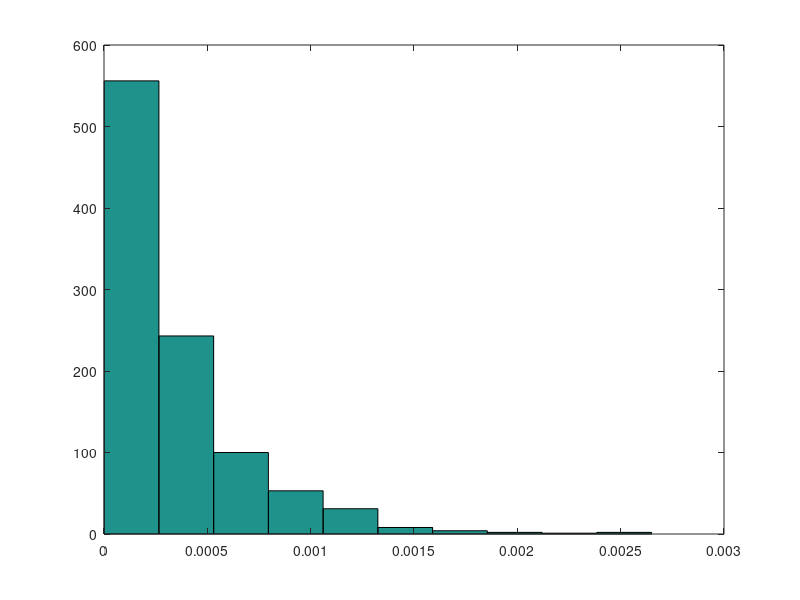

Source code (MATLAB):
%Se toma una muestra de 500 personas de muestras de n datos provenientes de
%una distribución. Se les piden ciertos datos.
N = 500;
n = 100;
%X = randn(N,n); %normal estándar
%X = -log(rand(N,n)); %exponencial
X = rand(N,n); %uniforme

%Primeros de cada uno, siguen siendo normal estandar porque todos vienen de
%la misma distribución
D1 = X(:,1);
hist(D1)
%%
%Mínimo de cada uno, cambia la distribución. Es un criterio.
D2 = min(X');
hist(D2)

%%
%Máximo de cada uno, cambia la distribución. 
D3 = max(X');
hist(D3)

%%
%Veamos que el estimador del estadistico ordenado es asintoticamente
%insesgado
N = 1000;
n = 3000; %Variar este valor, mientras más grande, más de acerca E a 0.
X = rand(N,n);
m = min(X');
hist(m)
E = mean(m)

%%
